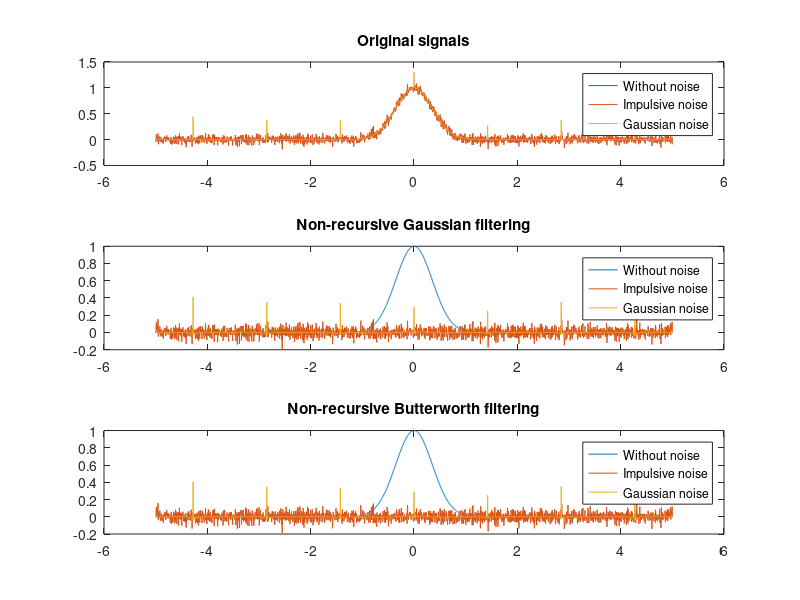

The MATLAB source for this figure:
function lab_05
    % Input parameters
    A = 1.0;
    sigma = 0.5;

    % Borders of calculation
    mult = 5;
    step = 0.005;
    t = -mult:step:mult;

    % Pulse generation
    x0 = gauspls(t,A,sigma);

    % Gaussian noise generation
    NA = 0;
    NS = 0.05;
    n1 = normrnd(NA,NS,[1 length(x0)]);
    x1 = x0+n1;

    % Impulsive noise generation
    count = 7;
    M = 0.4;
    n2 = impnoise(length(x0),count,M);
    x2 = x0+n2;

    % Calculation of filtering arrays
    [B,A] = butter(6,0.05,'high');
    G = gaussfilt(4,20,'high');
    BB = buttfilt(6,20,'high');

    %
    % PLOTTING
    %

    figure;
    subplot(3, 1, 1);
    plot(t,x0,t,x1,t,x2);
    title('Original signals');
    legend('Without noise','Impulsive noise','Gaussian noise');

    subplot(3, 1, 2);
    plot(t,x0,t,x1-filtfilt(G,1,x1),t,x2-filtfilt(G,1,x2));
    title('Non-recursive Gaussian filtering');
    legend('Without noise','Impulsive noise','Gaussian noise');

    subplot(3, 1, 3);
    plot(t,x0,t,x1-filtfilt(BB,1,x1),t,x2-filtfilt(BB,1,x2));
    title('Non-recursive Butterworth filtering');
    legend('Without noise','Impulsive noise','Gaussian noise');
end

% Gaussian pulse generation
function y = gauspls(x,A,s)
	y = A * exp(-(x/s).^2);
end

% Impulsive noise generation
function y = impnoise(size,N,mult)
    step = floor(size/N);
    y = zeros(1,size);
    for i = 0:floor(N/2)
        y(round(size/2)+i*step) = mult*(0.5+rand);
        y(round(size/2)-i*step) = mult*(0.5+rand);
    end
end

% Non-recursive Butterworth implementation
function y = buttfilt(D,size,type)
    x = linspace(-size/2,size/2,size);
    if (strcmp(type,'low'))
        y = 1./(1+(x./D).^4);
    elseif (strcmp(type,'high'))
        y = 1./(1+(D./x).^4);
    else
        y = x*sum(x);
    end
    y = y/sum(y);
end

% Non-recursive Gaussian implementation
function y = gaussfilt(sigma,size,type)
    x = linspace(-size/2,size/2,size);
    if (strcmp(type,'low'))
        y = exp(-x.^2/(2*sigma^2));
    elseif (strcmp(type,'high'))
        y = 1 - exp(-x.^2/(2*sigma^2));
    else
        y = x*sum(x);
    end
    y = y/sum(y);
end
